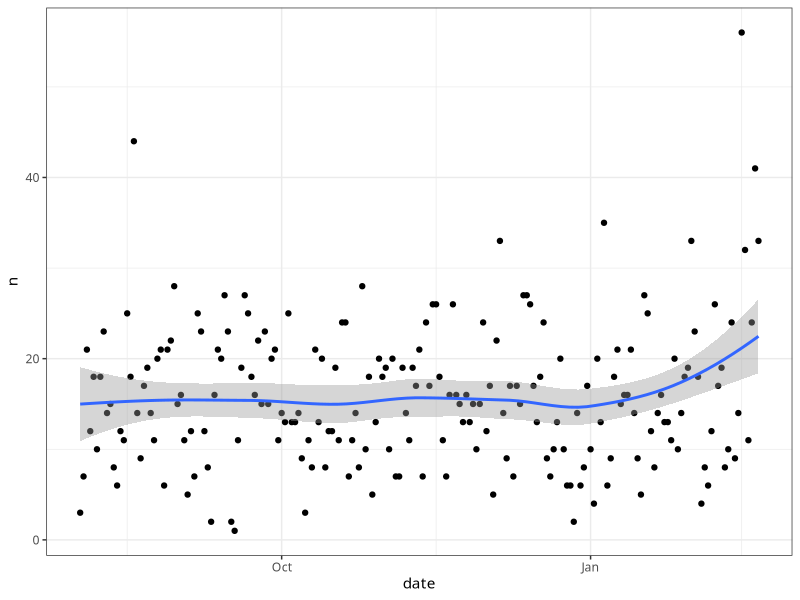
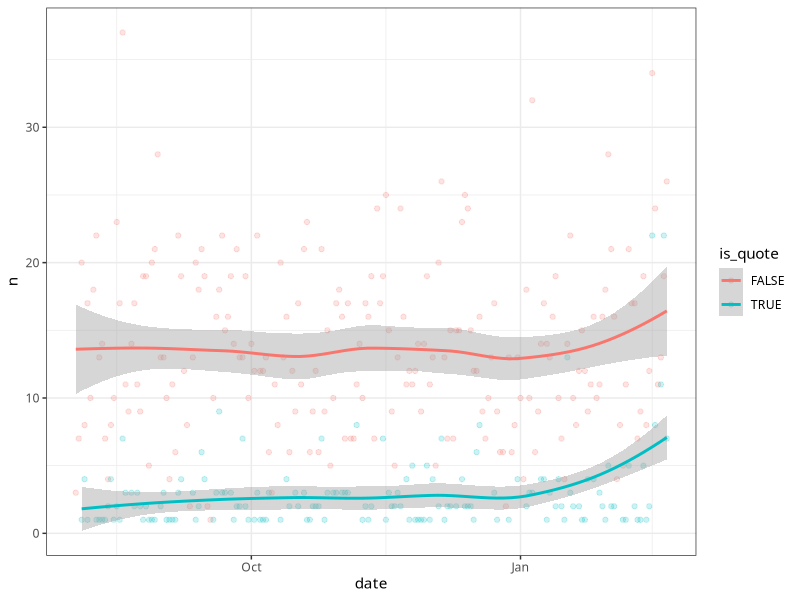
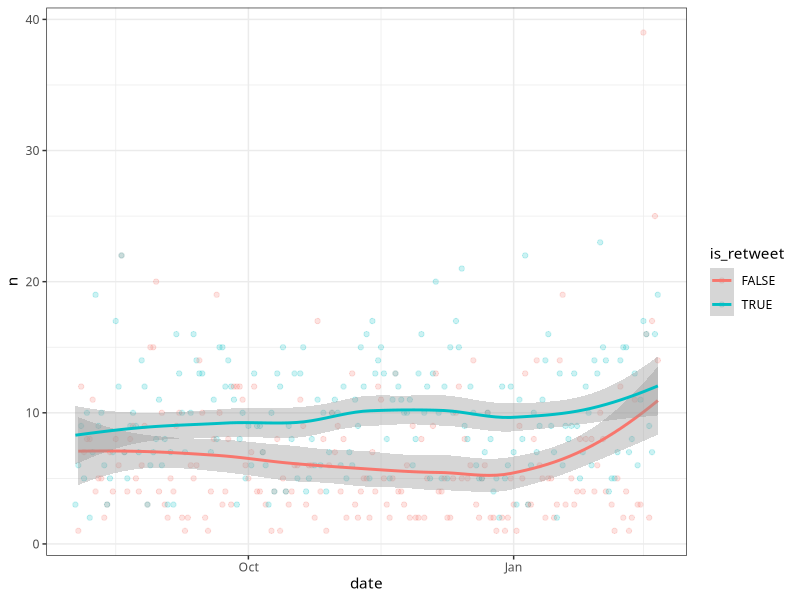
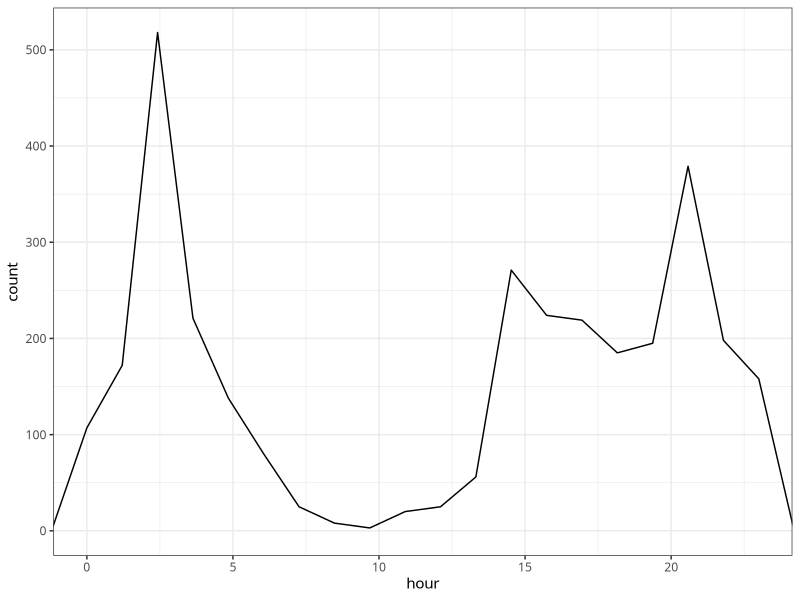
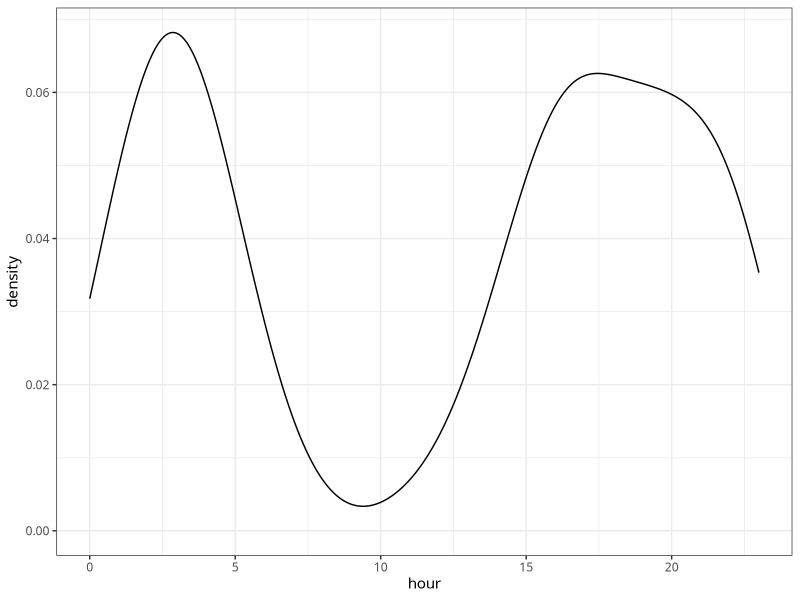
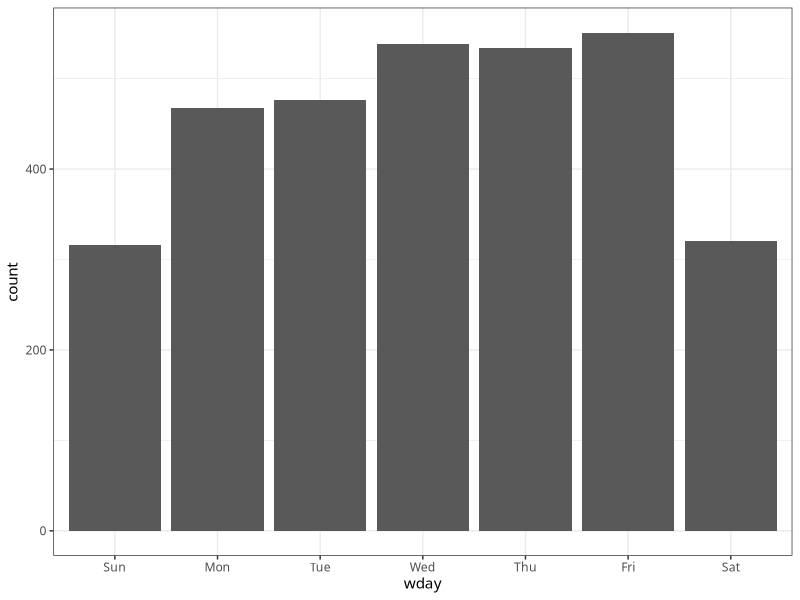
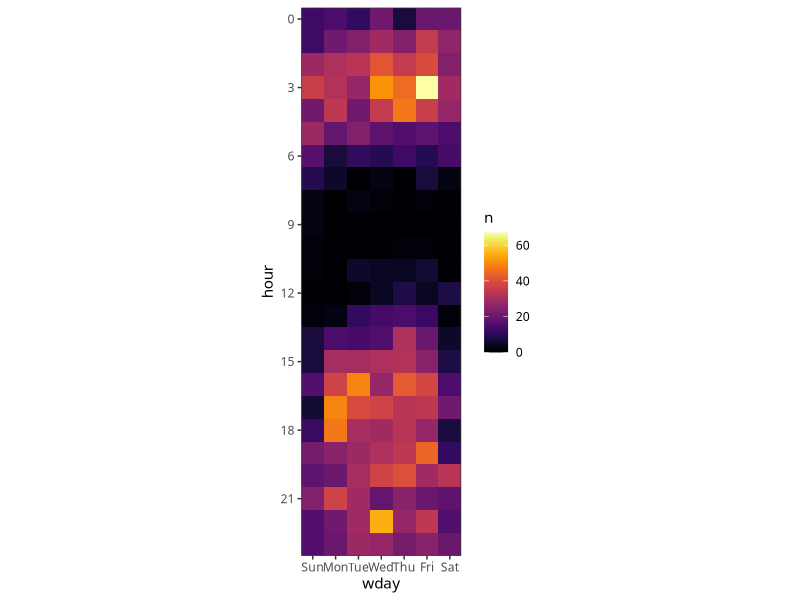
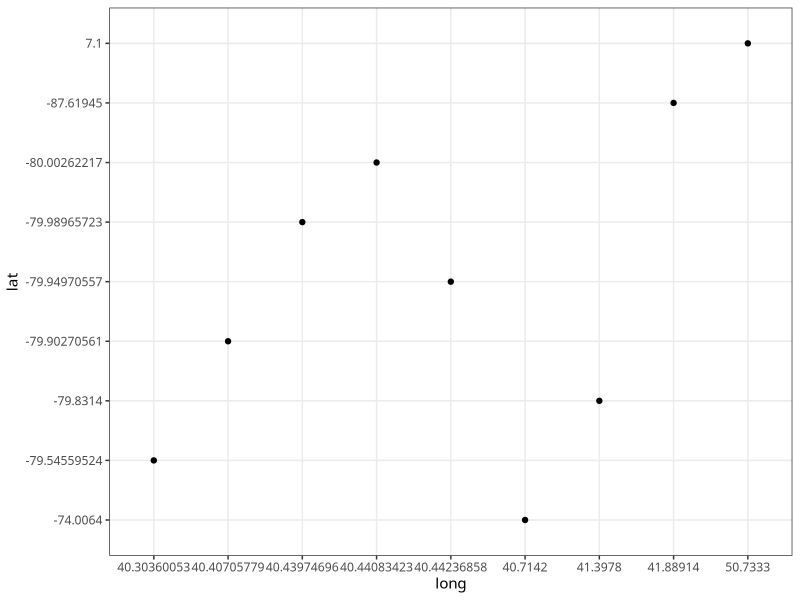

The R source for these figures, in order:
library(tidyverse)
library(lubridate)
library(viridis)

theme_set(theme_bw(base_family = 18))

df <- read_csv("data/bill_peduto_tweets.tweets.csv")

df %>% 
  select(status_id, text, created_at, source, is_quote, is_retweet, display_text_width, favorite_count) %>% 
  mutate(created_at = with_tz(created_at, "US/Eastern"),
         date = ymd(str_sub(created_at, 1, 10)),
         hour = hour(created_at),
         wday = wday(date, label = TRUE)) -> df_bill
df_bill

df_bill %>% 
  count(date) %>%
  ggplot(aes(date, n)) +
  geom_point() +
  geom_smooth()

df_bill %>% 
  count(date, is_quote) %>% 
  ggplot(aes(date, n, color = is_quote)) +
  geom_point(alpha = .2) +
  geom_smooth()

df_bill %>% 
  count(date, is_retweet) %>% 
  ggplot(aes(date, n, color = is_retweet)) +
  geom_point(alpha = .2) +
  geom_smooth()
  
df_bill %>% 
  ggplot(aes(hour)) +
  geom_freqpoly(bins = 20) +
  coord_cartesian(xlim = c(0, 23))

df_bill %>% 
  ggplot(aes(hour)) +
  geom_density()

df_bill %>% 
  ggplot(aes(wday)) +
  geom_bar()

df_bill %>% 
  count(wday, hour) %>% 
  complete(wday, hour) %>% 
  replace_na(list(n = 0)) %>% 
  ggplot(aes(wday, hour, fill = n)) +
  geom_tile() +
  coord_equal() +
  scale_y_reverse(expand = c(0,0),
                  breaks = seq(0, 24, by = 3)) +
  scale_x_discrete(expand = c(0,0)) +
  scale_fill_viridis(option = 3)
  


#location
df %>% 
  select(bbox_coords) %>% 
  filter(!is.na(bbox_coords))
df %>% 
  select(geo_coords) %>% 
  filter(!is.na(geo_coords))

df %>% 
  select(geo_coords) %>% 
  filter(!is.na(geo_coords)) %>% 
  separate(geo_coords, into = c("long", "lat"), sep = " ") %>% 
  ggplot(aes(long, lat)) +
  geom_point()
  
